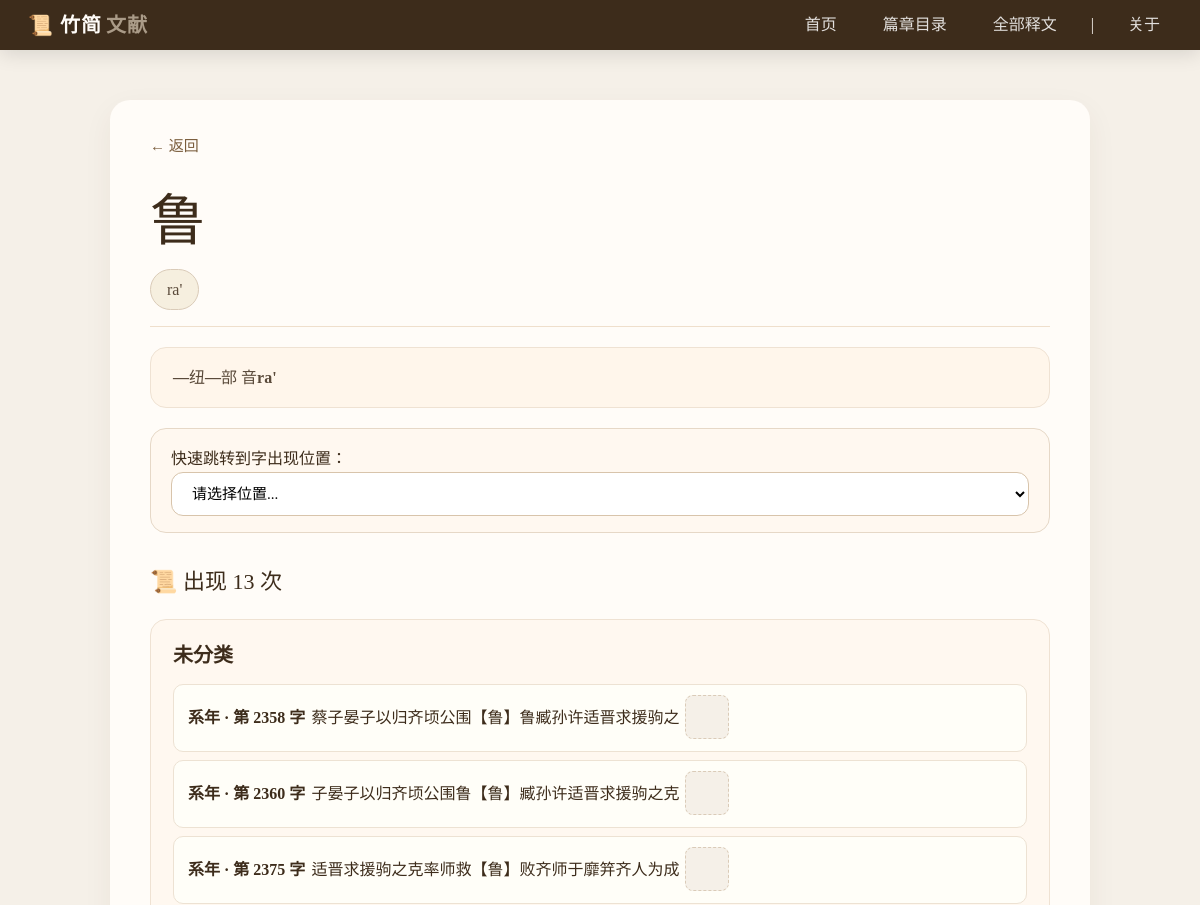
Page /character/463/ (upper part) on the earlier database version.
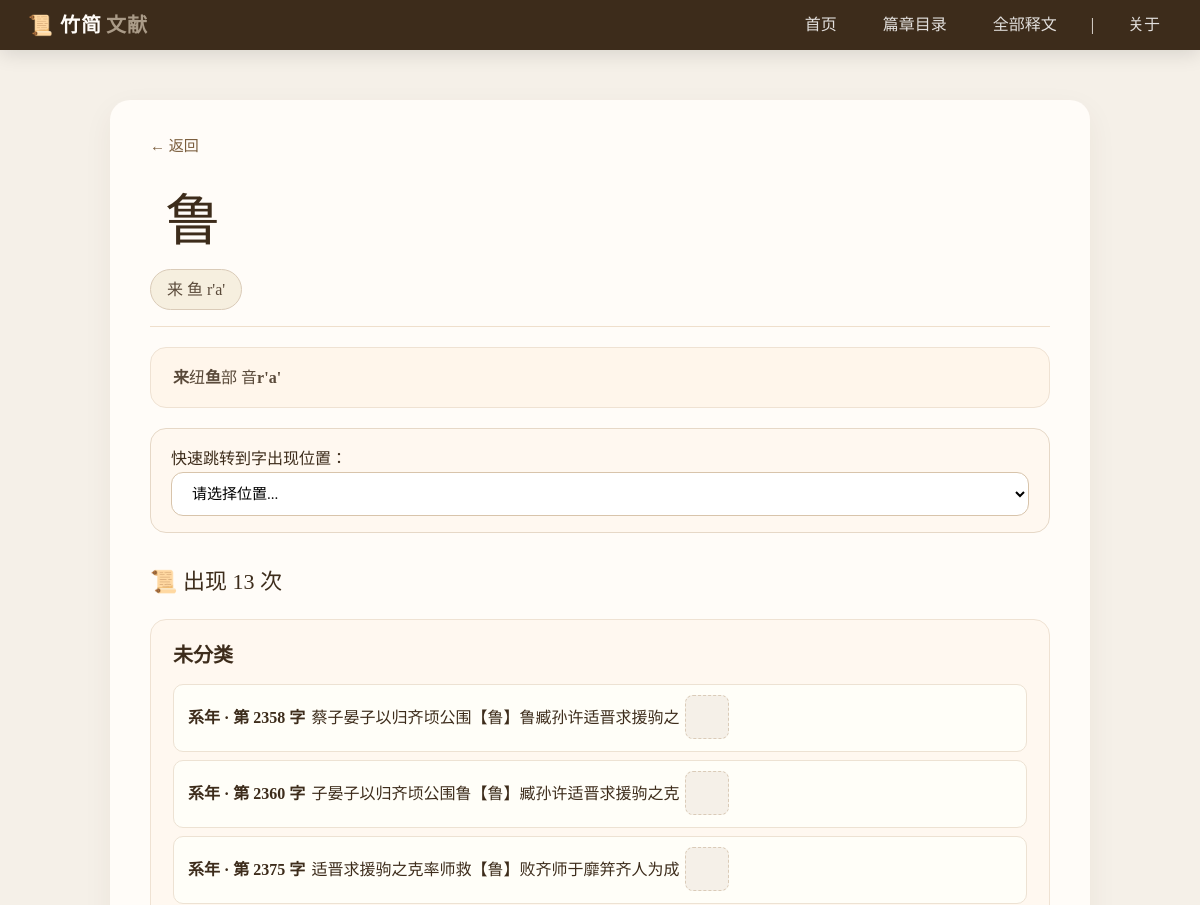
Same page on the later database version.
### texts/models.py (models this page shows, shortened)
class Character(models.Model):
    glyph = models.CharField(max_length=10, unique=True, verbose_name="释读")
    initial = models.CharField(max_length=20, blank=True, verbose_name="声母")
    rhyme = models.CharField(max_length=20, blank=True, verbose_name="韵部")
    pronunciation = models.CharField(max_length=10, blank=True, verbose_name="读音")
    glyph_image = models.ImageField(upload_to='glyphs/', blank=True, null=True, verbose_name="字形图片")
    ligature_code = models.CharField(max_length=100, blank=True, verbose_name="构字式")
    meaning = models.TextField(blank=True, verbose_name="释义")
    notes = models.TextField(blank=True, verbose_name="备注")
    def get_phonetic(self):
        parts = [part for part in (self.initial, self.rhyme, self.pronunciation) if part]
        return ' '.join(parts) if parts else ''

class SlipChar(models.Model):
    slip = models.ForeignKey('SlipText', on_delete=models.CASCADE, related_name='slipchars', verbose_name="竹简")
    character = models.ForeignKey(Character, on_delete=models.CASCADE, verbose_name="字")
    position = models.IntegerField(default=0, verbose_name="位置")  # 第几个字
    class Meta:
        ordering = ['position']

class SlipText(models.Model):
    slip_id = models.CharField(max_length=50, verbose_name="简号")
    content = models.TextField(verbose_name="释文")
    chapter = models.ForeignKey('Chapter', on_delete=models.SET_NULL, related_name='slip_texts', null=True, verbose_name="篇目")
    order = models.PositiveIntegerField(default=0, verbose_name="简序")
    source = models.CharField(max_length=200, blank=True, verbose_name="出处")
    parallel_text = models.CharField(max_length=200, blank=True, verbose_name="对读")
    image = models.ImageField(upload_to='slips/', blank=True, null=True, verbose_name="图版")
    class Meta:
        ordering = ['order']

### texts/views.py (the view)
# urls.py: path('character/<int:pk>/', views.character_detail, name='character_detail'),
def character_detail(request, pk):
    char = get_object_or_404(Character, pk=pk)
    occurrences_qs = SlipChar.objects.filter(character=char).select_related('slip__chapter').prefetch_related(
        Prefetch(
            'slip__slipchars',
            queryset=SlipChar.objects.select_related('character').order_by('position'),
            to_attr='slip_chars'
        )
    ).order_by('slip__chapter__title', 'slip__slip_id', 'position')
    for sc in occurrences_qs:
        sc.glyph_obj = char.glyphs.filter(slip=sc.slip, position=sc.position).first()
    page = request.GET.get('page', 1)
    occurrence_paginator = Paginator(occurrences_qs, 20)
    try:
        occurrence_page = occurrence_paginator.page(page)
    except PageNotAnInteger:
        occurrence_page = occurrence_paginator.page(1)
    except EmptyPage:
        occurrence_page = occurrence_paginator.page(occurrence_paginator.num_pages)
    occurrences = list(occurrence_page.object_list)
    chapter_dict = {}
    total_count = occurrences_qs.count()
    picker_groups = []
    last_chapter = None
    for row in occurrences_qs.values('slip__chapter__title', 'slip__slip_id', 'slip__pk', 'position'):
        chapter_title = row['slip__chapter__title'] or "未分类"
        if chapter_title != last_chapter:
            picker_groups.append({'chapter_title': chapter_title, 'items': []})
            last_chapter = chapter_title
        picker_groups[-1]['items'].append(row)
    for sc in occurrences:
        chapter_title = sc.slip.chapter.title if sc.slip.chapter else "未分类"
        if chapter_title not in chapter_dict:
            chapter_dict[chapter_title] = []
        char_list = getattr(sc.slip, 'slip_chars', [])
        idx = next((i for i, c in enumerate(char_list) if c.pk == sc.pk), -1)
        context_before = ''
        context_after = ''
        if idx != -1:
            before = char_list[max(0, idx-10):idx]
            context_before = ''.join([c.character.glyph for c in before])
            after = char_list[idx+1:min(len(char_list), idx+11)]
            context_after = ''.join([c.character.glyph for c in after])
        context_str = f"{context_before}【{char.glyph}】{context_after}"
        sc.context = context_str
        sc.before = context_before
        sc.after = context_after
        chapter_dict[chapter_title].append(sc)
    chapter_stats = {ch_title: len(sc_list) for ch_title, sc_list in chapter_dict.items()}
    context = {
        'char': char,
        'occurrences': occurrences,
        'chapter_dict': chapter_dict,
        'picker_groups': picker_groups,
        'total_count': total_count,
        'chapter_stats': chapter_stats,
        'occurrence_paginator': occurrence_paginator,
        'occurrence_page_obj': occurrence_page,
    }
    return render(request, 'texts/character_detail.html', context)

### texts/templates/texts/character_detail.html (shortened to what this page needs)
{% extends 'texts/base.html' %}
{% load static %}
{% block content %}
<a href="javascript:history.back()" class="back-link">← 返回</a>
<div class="char-header">
    <div>
        <h1>{{ char.glyph }}</h1>
        <div class="char-meta">
            {% if char.get_phonetic %}
            <span class="phonetic-box">{{ char.get_phonetic }}</span>
            {% endif %}
        </div>
    </div>
</div>
<div class="glyph-extra">
    <div class="glyph-grid">
        <strong>{{ char.initial|default:"—" }}</strong><span class="label">纽</span><strong>{{ char.rhyme|default:"—" }}</strong><span class="label">部</span>
        <span class="label">音</span><strong>{{ char.pronunciation|default:"—" }}</strong>
    </div>
</div>
{% if picker_groups %}
<div class="position-picker">
    <label for="position-select">快速跳转到字出现位置：</label>
    <select id="position-select" onchange="if(this.value){ window.location.href=this.value; }">
        <option value="">请选择位置...</option>
    </select>
</div>
{% endif %}
<div class="occurrence-section">
    <h2>📜 出现 {{ total_count }} 次</h2>
    {% if chapter_dict %}
    {% for chapter_title, sc_list in chapter_dict.items %}
    <div class="chapter-group">
        <h3>{{ chapter_title }} </h3>
        {% for sc in sc_list %}
        <div class="occurrence-item">
            <strong><a href="{% url 'slip_detail' pk=sc.slip.pk %}">{{ sc.slip.slip_id }} · 第 {{ sc.position }} 字</a></strong>
            <span class="context-preview">{{ sc.context }}</span>
            {% if sc.glyph_obj and sc.glyph_obj.image %}
            <img src="{{ sc.glyph_obj.image.url }}" alt="{{ sc.character.glyph }}" class="char-image">
            {% else %}
            <span class="char-placeholder"></span>
            {% endif %}
        </div>
        {% endfor %}
    </div>
    {% endfor %}
    {% else %}
    <p class="no-data">该字暂未出现在任何释文中。</p>
    {% endif %}
</div>
</div>
{% endblock %}

### texts/templates/texts/base.html (shortened to what this page needs)
<!DOCTYPE html>
<html>
<head>
    {% load static %}
    <link rel="stylesheet" href="{% static 'texts/css/style.css' %}">
</head>
<body>
    <nav class="navbar">
        <a href="{% url 'home' %}" class="brand">📜 竹简<span>文献</span></a>
        <div class="nav-links">
            <a href="{% url 'home' %}" class="{% if request.resolver_match.url_name == 'home' %}active{% endif %}">首页</a>
            <a href="{% url 'chapter_list' %}" class="{% if request.resolver_match.url_name == 'chapter_list' %}active{% endif %}">篇章目录</a>
            <a href="{% url 'slip_list' %}" class="{% if request.resolver_match.url_name == 'slip_list' and not request.GET.chapter %}active{% endif %}">全部释文</a>
            <span class="sep">|</span>
            <a href="#">关于</a>
        </div>
    </nav>
    <div class="container">
        {% block content %}
        {% endblock %}
</body>
</html>

### texts/static/texts/css/style.css (style rules this page uses)
:root { --bg: #f5f0e8; --card: #fffcf8; --accent: #7a5d3c; --muted: #aa9b88; --dark: #3d2c1b; --glass: rgba(77, 56, 34, 0.06); --radius: 12px; --max-width: 980px; --content-gap: 18px; --font-serif: "Noto Serif SC", "KaiTi", "楷体", "STKaiti", serif; --font-sans: "Inter", "Segoe UI", system-ui, -apple-system, sans-serif; }
* { margin: 0; padding: 0; box-sizing: border-box; }
body { font-family: var(--font-serif); background-color: var(--bg); color: var(--dark); padding: 100px 20px 30px; line-height: 1.7; -webkit-font-smoothing: antialiased; -moz-osx-font-smoothing: grayscale; }
.container, .detail-container, .char-detail-container { max-width: var(--max-width); margin: 0 auto; background: var(--card); border-radius: 20px; box-shadow: 0 10px 30px var(--glass); padding: 32px 40px; transition: box-shadow 0.3s ease, transform 0.2s ease; }
.navbar { position: fixed; left: 0; right: 0; top: 0; z-index: 1200; display: flex; align-items: center; justify-content: space-between; padding: 0 28px; height: 50px; background: var(--dark); color: var(--card); box-shadow: 0 4px 20px rgba(0, 0, 0, 0.12); }
.navbar .brand { font-weight: 700; font-size: 20px; color: var(--card); text-decoration: none; letter-spacing: 1px; }
.navbar .brand span { color: var(--muted); margin-left: 4px; }
.navbar .nav-links { display: flex; gap: 22px; align-items: center; }
.navbar .nav-links a { color: rgba(255, 255, 255, 0.85); text-decoration: none; padding: 6px 12px; border-radius: 8px; transition: background 0.2s; }
h1 { font-size: 28px; font-weight: normal; letter-spacing: 4px; color: var(--dark); border-bottom: 2px solid #dacbb8; padding-bottom: 16px; margin-bottom: 28px; text-align: center; }
h2 { font-size: 22px; font-weight: normal; color: var(--dark); margin: 24px 0 12px; }
.back-link { display: inline-block; margin-bottom: 14px; color: var(--accent); text-decoration: none; font-size: 15px; }
.char-image, .char-placeholder { width: 44px; height: 44px; display: block; margin-bottom: 2px; border-radius: 8px; object-fit: contain; background: #f5f0e8; border: 1px solid rgba(0,0,0,0.04); }
.char-placeholder { border: 1px dashed #dacbb8; }
.char-header { display: flex; flex-wrap: wrap; justify-content: space-between; align-items: flex-end; padding-bottom: 16px; border-bottom: 1px solid #efdfcc; }
.char-header h1 { font-size: 56px; letter-spacing: 6px; border: none; padding: 0; margin: 0; }
.char-meta { display: flex; flex-wrap: wrap; gap: 10px; color: #5a4a3a; font-size: 16px; }
.phonetic-box { padding: 6px 16px; border-radius: 999px; background: #f6efdf; border: 1px solid #dacbb8; }
.glyph-extra { margin-top: 20px; padding: 16px 22px; background: #fff6eb; border-radius: 16px; border: 1px solid #efe2d3; font-size: 16px; color: #5a4a3a; }
.occurrence-section { margin-top: 30px; }
.chapter-group { margin-top: 18px; padding: 18px 22px; background: #fff8f0; border-radius: 16px; border: 1px solid #efe2d3; }
.chapter-group h3 { margin-bottom: 12px; color: var(--dark); font-size: 20px; }
.position-picker { margin: 20px 0 16px; padding: 16px 20px; background: #fff8f0; border-radius: 16px; border: 1px solid #e6d8c7; }
.position-picker select { width: 100%; padding: 12px 16px; border: 1px solid #d8c4ab; border-radius: 12px; font-size: 15px; font-family: inherit; background: white; }
.occurrence-item { display: flex; align-items: center; gap: 6px; padding: 10px 14px; background: #fffef8; border: 1px solid #ede2d3; border-radius: 10px; margin-bottom: 8px; }
.occurrence-item a { color: var(--dark); text-decoration: none; font-weight: 600; display: flex; align-items: center; gap: 6px; flex-wrap: wrap; }

Differences in the rows shown:
changed Character: get_phonetic "ra'" → "来 鱼 r'a'"; initial "—" → "来"; rhyme "—" → "鱼"; pronunciation "ra'" → "r'a'"
